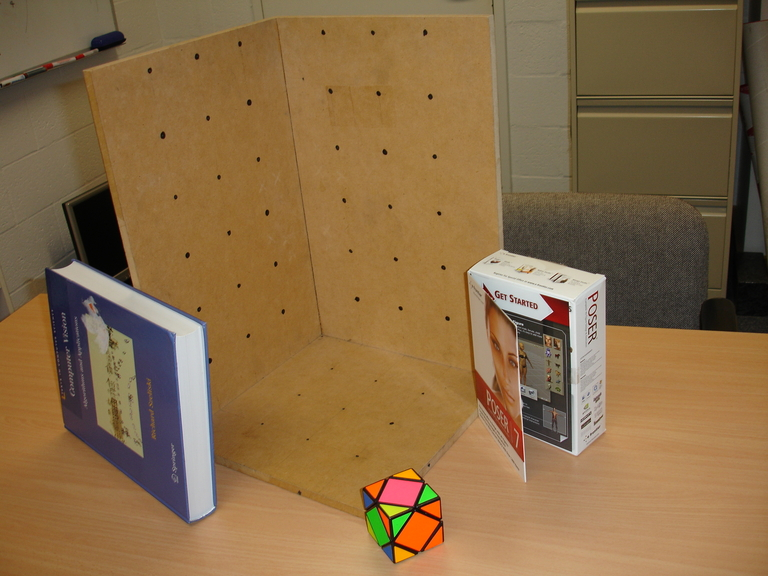
#> input picture A3/CLab-3-2022 2/CLab-3-2022/Python user/stereo2012a.jpg, 768 x 576 px
$ jupyter execute --allow-errors 'CLab3 (2).ipynb'
#> lines starting #> are read from the running program, lines starting #| are printed output that depends on the picture
# Task-1
ID u7101924

Name: Hongxiang Zhang

# 1-2

[cell 1]
import numpy as np
from PIL import Image
import matplotlib.pyplot as plt
I = Image.open('stereo2012a.jpg');
#> I is the input picture: PIL image 768x576 RGB; mean R, G, B 136.6, 107.2, 69.9

plt.imshow(I)

# uv = plt.ginput(6) # Graphical user interface to get 6 points
# uv = [[321, 335], [355, 298], [274, 263], [343, 406], [394, 257], [236,284]]
# XYZ = np.array([[0,0,0],[7,7,0],[0,14,7],[14,0,14],[14,14,0],[0,14,14]])
#> (the rest of this cell did not finish here and is left out)

# 3

[cell 2]
#####################################################################
def calibrate(im, XYZ, uv):
    A = np.zeros((12,12))
    for i in range(12):
        if i % 2 == 0:
            tmp = np.array(XYZ[i // 2])
            A[i,4:8] = (-1*tmp).copy()
            tmp2 = uv[i//2][1]*tmp
            A[i,8:] = tmp2.copy()
        else:
            A[i,:4] = tmp.copy()
            tmp2=(-1*tmp).copy()
            tmp2 = uv[i//2][0]*tmp2
            A[i,8:] = tmp2.copy()
    u,s,v = np.linalg.svd(A)
    C = v[-1]
    C = C.reshape(3,4)
    C = np.linalg.inv(T_norm) @ C @ S_norm
    return C
#> (the rest of this cell did not finish here and is left out)

[cell 3]
x,y=[],[]
#> (the rest of this cell did not finish here and is left out)

# 4

[cell 4]
import vgg_KR_from_P as vgg
#> (the rest of this cell did not finish here and is left out)

# 5

[cell 5]
import math
#> (the rest of this cell did not finish here and is left out)

# 6

[cell 6]
import cv2
#> (the rest of this cell did not finish here and is left out)

#> (a cell that did not finish here is left out)

# Task-2 Two-View DLT based homography estimation

# 1

[cell 8]
# vbase = [[270.52705627705626, 114.02380952380952], [256.51190476190476, 247.16774891774892], [152.3993506493506, 109.01839826839824], [158.40584415584414, 220.13852813852813], [233.48701298701297, 183.09848484848484], [174.42316017316017, 173.08766233766232]]
vbase = [[315.57575757575756, 116.025974025974], [232.4859307359307, 184.09956709956708], [310.57034632034635, 266.1883116883117], [129.3744588744588, 108.01731601731598], [174.42316017316017, 172.08658008658008], [129.3744588744588, 210.12770562770564]]
# vtrans = [[317.5779220779221, 146.05844155844153], [307.56709956709955, 250.17099567099567], [168.41666666666663, 146.05844155844153], [180.42965367965365, 250.17099567099567], [282.5400432900433, 203.12012987012986], [207.45887445887445, 203.12012987012986]]
vtrans = [[360.62445887445887, 148.06060606060606], [283.54112554112555, 203.12012987012986], [359.62337662337666, 249.16991341991343], [128.3733766233766, 148.06060606060606], [206.45779220779218, 203.12012987012986], [130.37554112554108, 250.17099567099567]]
inputr = np.array(vtrans)
inputl = np.array(vbase)

I = Image.open('left.jpg');
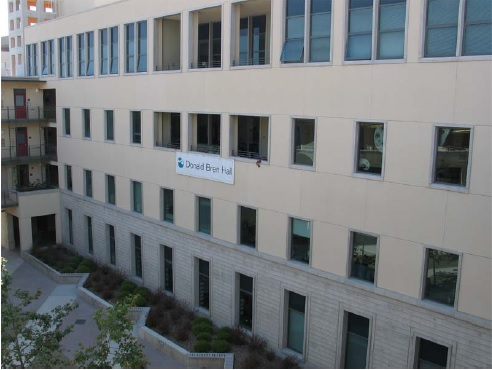
#> input picture A3/CLab-3-2022 2/CLab-3-2022/Python user/Left.jpg, 492 x 370 px, found by its file name
#> I is the input picture: PIL image 492x370 RGB; mean R, G, B 116.8, 121, 123.2
im = np.array(I).astype('uint8')
plt.imshow(im)

originu = [np.append(i,1) for i in vbase]

h,w = im[:,:,0].shape
#> h = 370; w = 492
T_norm = np.array([[w+h,0,w/2],[0,w+h,h/2],[0,0,1]])
T_norm = np.linalg.inv(T_norm)

ubase = [np.append(i,1) for i in vbase]
utrans = [np.append(i,1) for i in vtrans]
ubase = [T_norm@i for i in ubase]
utrans = [T_norm@i for i in utrans]

# 2

[cell 9]
def homography(u2Trans, v2Trans, uBase, vBase):
    A = np.zeros((2*(len(vbase)),9))
    for i in range(A.shape[0]):
        if i%2==0:
            tmp = np.array(uBase[i//2])
            A[i,3:6] = (-1*tmp).copy()
            A[i,5]=-1

            tmp2 = u2Trans[i//2][1]*tmp
            A[i,6:9] = tmp2.copy()

            A[i,8] = u2Trans[i//2][1]
        else:
            A[i,:3] = tmp.copy()
            A[i,2] = 1

            tmp2=(-1*tmp).copy()
            tmp2 = u2Trans[i//2][0]*tmp2
            A[i,6:9] = tmp2.copy()
            A[i,8] = -1*u2Trans[i//2][0]

    u,s,v = np.linalg.svd(A)
    C = v[-1]
    C = C.reshape(3,3)
    C = np.linalg.inv(T_norm)@C@T_norm
    return C
C = homography(utrans, vtrans, ubase, vbase)
print('matrix H:',C)
#| matrix H: [[ 6.73535674e-01  2.59037318e-03 -4.95499274e+01]
#|  [ 1.15680640e-01  2.94161623e-01 -3.50906455e+00]
#|  [ 8.52294633e-04 -1.98196967e-05  1.85980584e-01]]

[cell 10]
originu

[cell 11]
sb = originu[0].copy()
print(sb)
sb = np.mat(sb).T
ssb = C*sb
#> ssb = [[163.3], [67.13], [0.453]]
ssb = ssb/ssb[2]
#> ssb = [[360.8], [148.3], [1]]
ssb
#> Out = [[360.8], [148.3], [1]]

[cell 12]
x,y=[],[]

for i in range(len(vbase)):
    sb = originu[i].copy()
    sb = np.mat(sb).T
    ssb = C*sb
#     print(ssb)
    ssb = ssb/ssb[2]
    x.append(ssb[0])
    y.append(ssb[1])
plt.figure(figsize=(10, 10))
hell = Image.open('right.jpg');
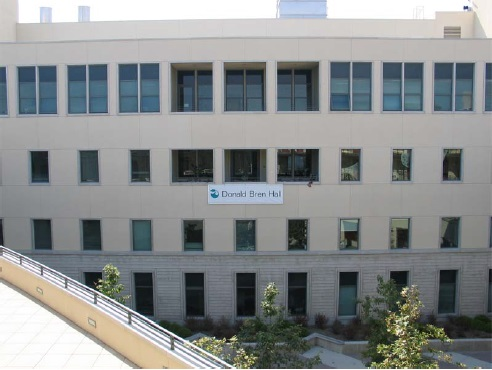
#> input picture A3/CLab-3-2022 2/CLab-3-2022/Python user/Right.jpg, 492 x 370 px, found by its file name
#> hell is the input picture: PIL image 492x370 RGB; mean R, G, B 137.5, 141.1, 141.3
plt.imshow(hell)

plt.scatter(x,y,color='yellow',s=25,marker='s')
plt.scatter(inputr[:,0],inputr[:,1],color='white',s=40,marker='x')
plt.legend(['predict','input'])
# plt.savefig('afterdlt')
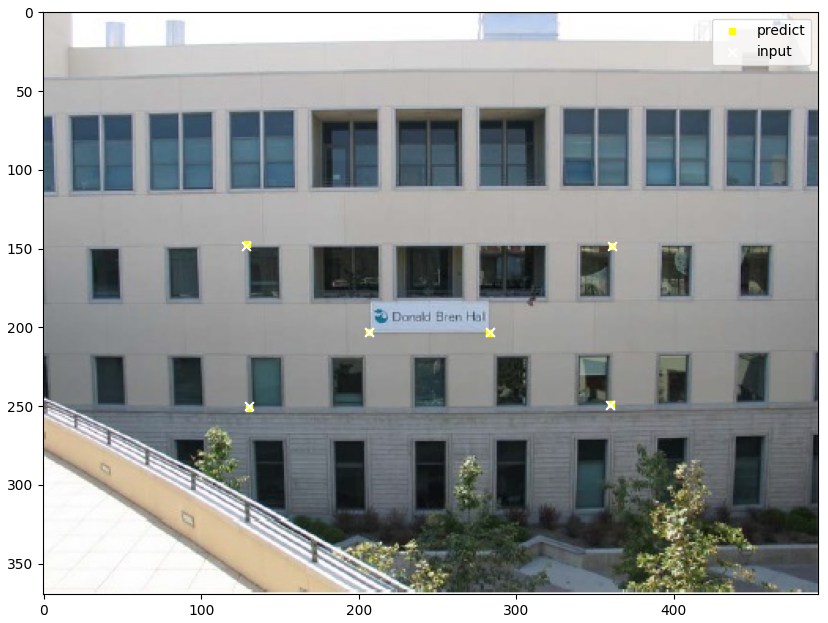
#> figure drawn by matplotlib, 1 panel

# 3

[cell 13]
img = cv2.imread('left.jpg');
plt.figure(figsize=(10, 10))
nw = cv2.warpPerspective(img,C,(w,h))
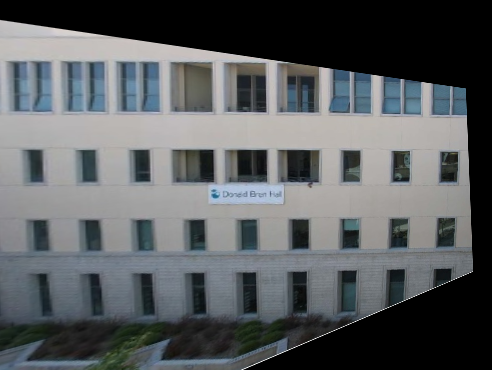
#> nw: shape (370, 492, 3); mean B, G, R 95.2, 93, 89.6
plt.imshow(nw)
plt.scatter(x,y,color='yellow',s=25,marker='s')
plt.savefig('wraped2')
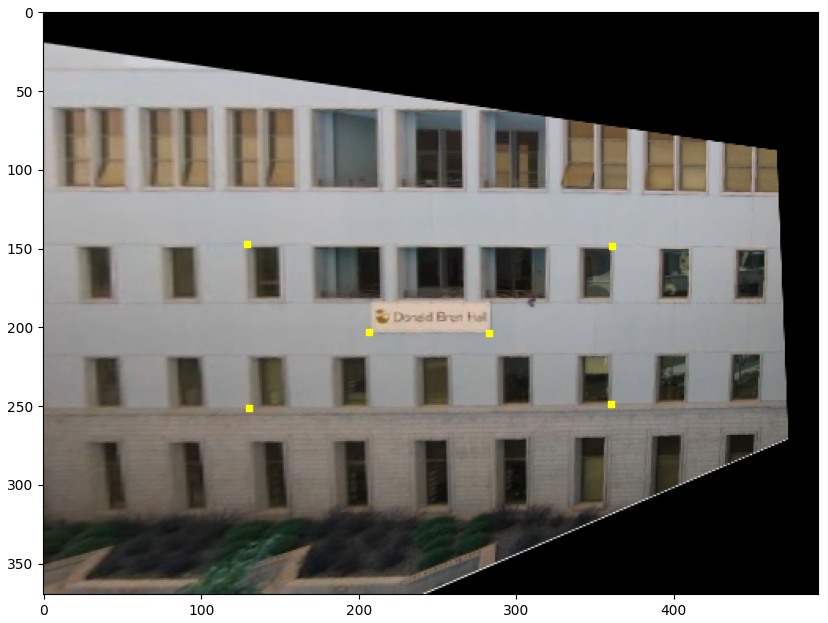
#> figure drawn by matplotlib, 1 panel; B, G, R data is drawn as R, G, B

[cell 14]
xx = np.array(x)
xx= [i[0,0] for i in xx]
yy = np.array(y)
#> yy = [148.3, 203.8, 248.6, 147, 203.2, 250.9]
yy= [i[0,0] for i in yy]
yy

tmp = inputr.copy()
tmp[:,0]-=xx
tmp[:,1]-=yy
tmp

[cell 15]
for i in tmp:
    print(np.linalg.norm(i))
